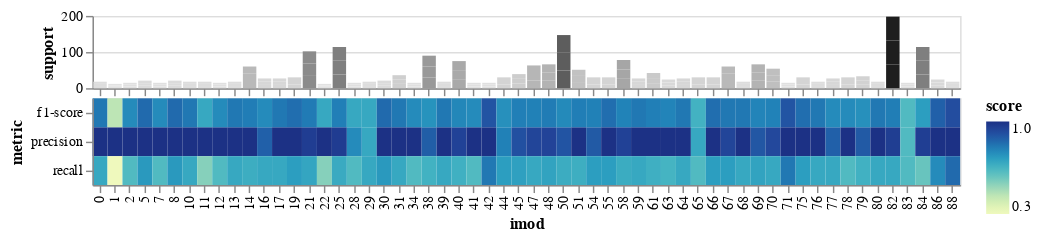
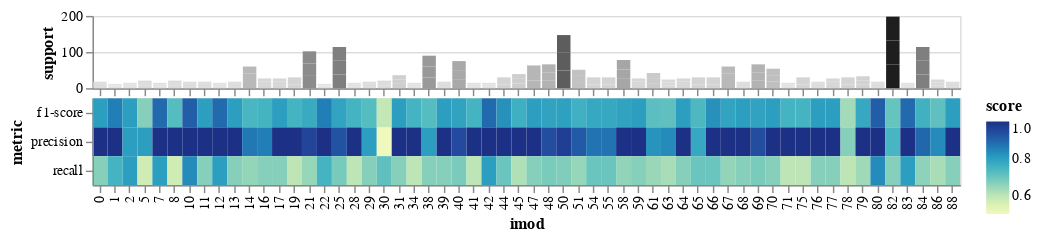
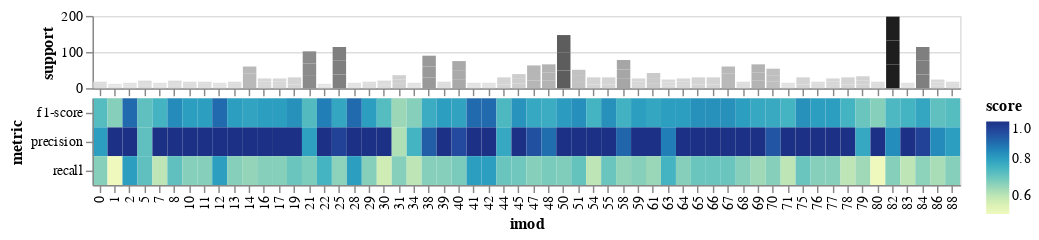
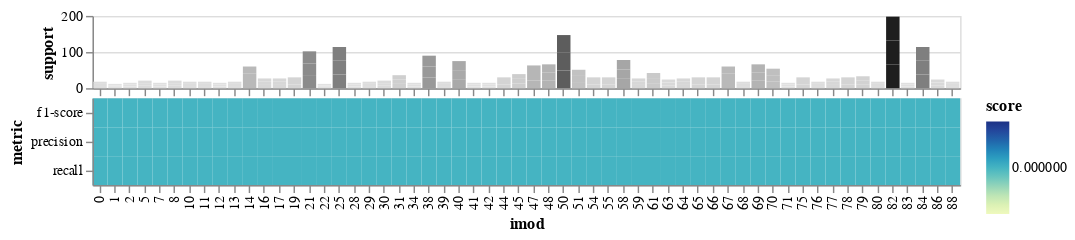

Notebook code cell kept with these figures, in order:
### Code cell
for n,name in nets:
    _ = view_cls_report(n,Xtrain_strat,ytrain_strat,imods_filt)

### Figure 1 — Vega-Lite specification as saved in the notebook (floating-point values rounded to 4 significant figures; data arrays with more than 128 entries replaced by an {"elided": "..."} marker saying what was removed)
{"config": {"view": {"continuousWidth": 400, "continuousHeight": 300}, "concat": {"spacing": 0}}, "vconcat": [{"mark": "bar", "encoding": {"color": {"type": "quantitative", "field": "support", "legend": null, "scale": {"scheme": "greys"}}, "tooltip": [{"type": "quantitative", "field": "support"}], "x": {"type": "ordinal", "axis": {"labels": false}, "field": "imod", "title": ""}, "y": {"type": "quantitative", "field": "support"}}, "height": 50, "width": 600}, {"mark": "rect", "encoding": {"color": {"type": "quantitative", "field": "score"}, "tooltip": [{"type": "nominal", "field": "metric"}, {"type": "quantitative", "field": "score"}], "x": {"type": "ordinal", "field": "imod"}, "y": {"type": "ordinal", "field": "metric"}}, "width": 600}], "data": {"name": "data-ccbc3c668afdd1ba268040fe2b50da08"}, "resolve": {"scale": {"color": "independent"}}, "$schema": "https://vega.github.io/schema/vega-lite/v4.8.1.json", "datasets": {"data-ccbc3c668afdd1ba268040fe2b50da08": {"elided": "174 records"}}}

### Figure 2 — Vega-Lite specification as saved in the notebook (floating-point values rounded to 4 significant figures; data arrays with more than 128 entries replaced by an {"elided": "..."} marker saying what was removed)
{"config": {"view": {"continuousWidth": 400, "continuousHeight": 300}, "concat": {"spacing": 0}}, "vconcat": [{"mark": "bar", "encoding": {"color": {"type": "quantitative", "field": "support", "legend": null, "scale": {"scheme": "greys"}}, "tooltip": [{"type": "quantitative", "field": "support"}], "x": {"type": "ordinal", "axis": {"labels": false}, "field": "imod", "title": ""}, "y": {"type": "quantitative", "field": "support"}}, "height": 50, "width": 600}, {"mark": "rect", "encoding": {"color": {"type": "quantitative", "field": "score"}, "tooltip": [{"type": "nominal", "field": "metric"}, {"type": "quantitative", "field": "score"}], "x": {"type": "ordinal", "field": "imod"}, "y": {"type": "ordinal", "field": "metric"}}, "width": 600}], "data": {"name": "data-6891749016648010eaf097d62e1f854c"}, "resolve": {"scale": {"color": "independent"}}, "$schema": "https://vega.github.io/schema/vega-lite/v4.8.1.json", "datasets": {"data-6891749016648010eaf097d62e1f854c": {"elided": "174 records"}}}

### Figure 3 — Vega-Lite specification as saved in the notebook (floating-point values rounded to 4 significant figures; data arrays with more than 128 entries replaced by an {"elided": "..."} marker saying what was removed)
{"config": {"view": {"continuousWidth": 400, "continuousHeight": 300}, "concat": {"spacing": 0}}, "vconcat": [{"mark": "bar", "encoding": {"color": {"type": "quantitative", "field": "support", "legend": null, "scale": {"scheme": "greys"}}, "tooltip": [{"type": "quantitative", "field": "support"}], "x": {"type": "ordinal", "axis": {"labels": false}, "field": "imod", "title": ""}, "y": {"type": "quantitative", "field": "support"}}, "height": 50, "width": 600}, {"mark": "rect", "encoding": {"color": {"type": "quantitative", "field": "score"}, "tooltip": [{"type": "nominal", "field": "metric"}, {"type": "quantitative", "field": "score"}], "x": {"type": "ordinal", "field": "imod"}, "y": {"type": "ordinal", "field": "metric"}}, "width": 600}], "data": {"name": "data-98eae96214c10d4b7f98b8f4f9328280"}, "resolve": {"scale": {"color": "independent"}}, "$schema": "https://vega.github.io/schema/vega-lite/v4.8.1.json", "datasets": {"data-98eae96214c10d4b7f98b8f4f9328280": {"elided": "174 records"}}}

### Figure 4 — Vega-Lite specification as saved in the notebook (floating-point values rounded to 4 significant figures; data arrays with more than 128 entries replaced by an {"elided": "..."} marker saying what was removed)
{"config": {"view": {"continuousWidth": 400, "continuousHeight": 300}, "concat": {"spacing": 0}}, "vconcat": [{"mark": "bar", "encoding": {"color": {"type": "quantitative", "field": "support", "legend": null, "scale": {"scheme": "greys"}}, "tooltip": [{"type": "quantitative", "field": "support"}], "x": {"type": "ordinal", "axis": {"labels": false}, "field": "imod", "title": ""}, "y": {"type": "quantitative", "field": "support"}}, "height": 50, "width": 600}, {"mark": "rect", "encoding": {"color": {"type": "quantitative", "field": "score"}, "tooltip": [{"type": "nominal", "field": "metric"}, {"type": "quantitative", "field": "score"}], "x": {"type": "ordinal", "field": "imod"}, "y": {"type": "ordinal", "field": "metric"}}, "width": 600}], "data": {"name": "data-74f1698b9196af8cbf24e0be8f325b90"}, "resolve": {"scale": {"color": "independent"}}, "$schema": "https://vega.github.io/schema/vega-lite/v4.8.1.json", "datasets": {"data-74f1698b9196af8cbf24e0be8f325b90": {"elided": "174 records"}}}
